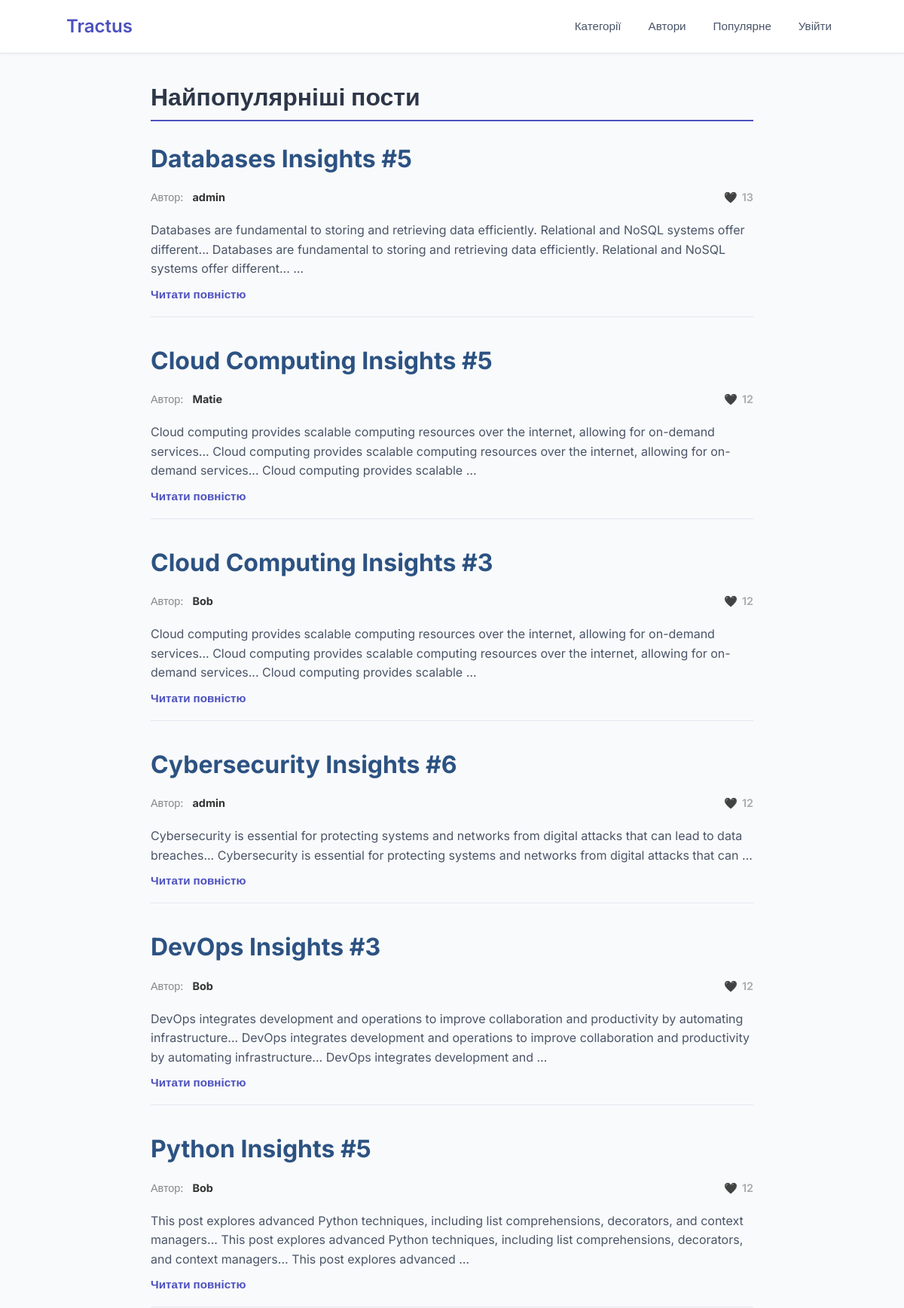
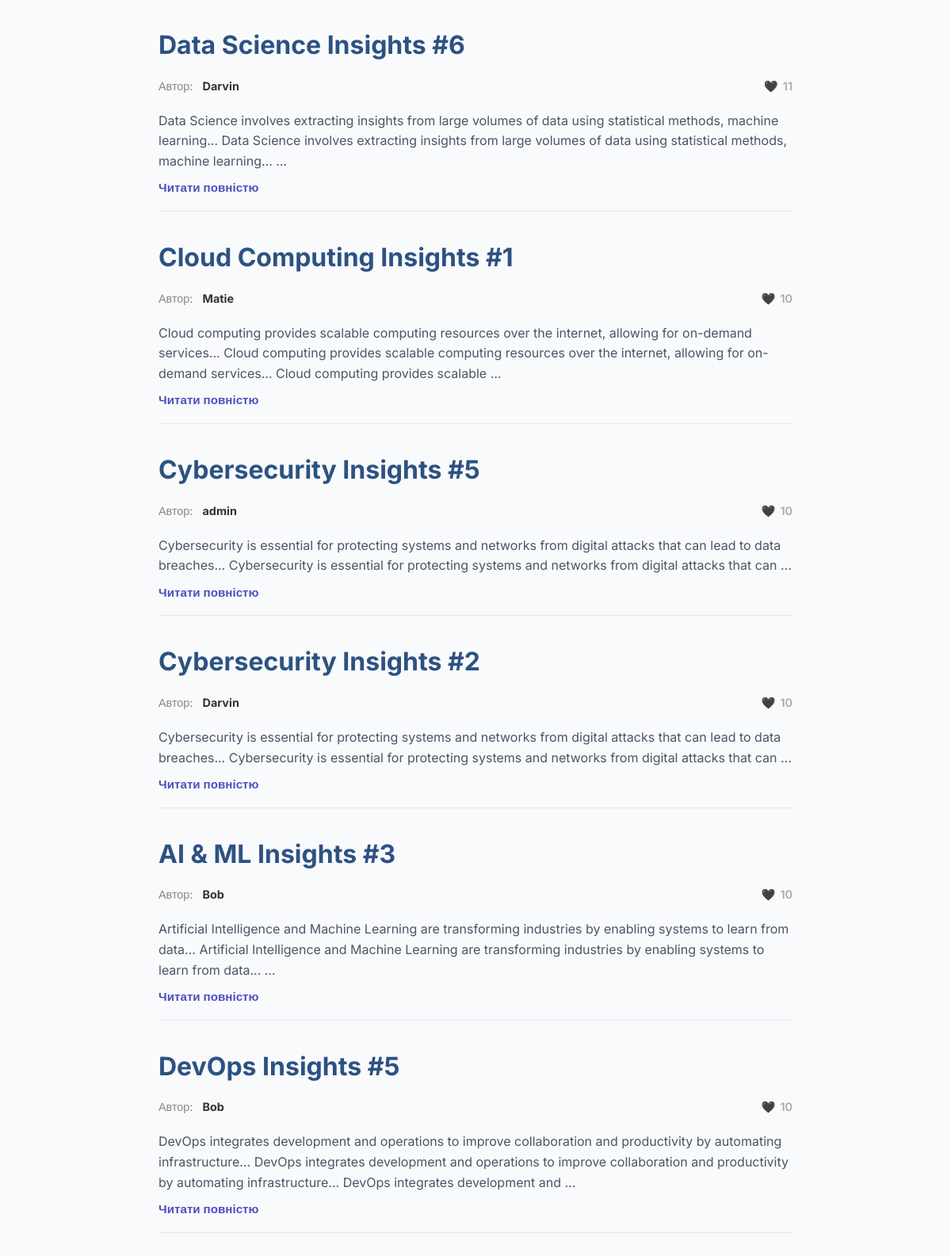
Page /popular/ (upper part) on the committed database (2 pictures, top to bottom).
### blog/models.py (models this page shows, shortened)
class Post(models.Model):
    title = models.CharField(max_length=255)
    content = models.TextField()
    created_at = models.DateTimeField(auto_now_add=True)
    updated_at = models.DateTimeField(auto_now=True)
    author = models.ForeignKey(User, on_delete=models.CASCADE, related_name="posts")
    category = models.ForeignKey(Category, on_delete=models.CASCADE, related_name="posts")
    class Meta:
        ordering = ["-created_at"]

class User(AbstractUser):
    pass

### blog/views.py (the view)
# urls.py: path("popular/", popular_posts, name="popular_posts"),
def popular_posts(request):
    posts = Post.objects.annotate(num_likes=Count("likes")).order_by("-num_likes", "-created_at")
    return render(request, "popular_posts.html", {"posts": posts})

### templates/popular_posts.html (shortened to what this page needs)
{% extends "base.html" %}
{% block content %}
  <h1 class="page-title">Найпопулярніші пости</h1>
  {% if posts %}
    <ul class="post-list">
      {% for post in posts %}
        <li class="post-item" data-post-id="{{ post.id }}">
          <h3 class="post-title">{{ post.title }}</h3>
          <p class="post-meta" style="display: flex; align-items: center; gap: 12px; font-size: 0.9rem; color: #888;">
            Автор: <strong>{{ post.author.username }}</strong>
            {% if user.is_authenticated %}
              <button class="like-button" type="button"
                      style="margin-left: auto; background: none; border: none; cursor: pointer; font-size: 1.2rem; display: flex; align-items: center; gap: 6px; color: inherit; padding: 0;">
                <span>🖤</span>
                <span class="like-count">{{ post.num_likes|default:"0" }}</span>
              </button>
            {% else %}
              <span style="margin-left: auto; display: flex; align-items: center; gap: 6px; color: #aaa;">
                🖤 <span class="like-count">{{ post.num_likes|default:"0" }}</span>
              </span>
            {% endif %}
          </p>
          <p class="post-excerpt">{{ post.content|truncatewords:30 }}</p>
          <a href="{% url 'blog:post-details' post.id %}" class="read-more">Читати повністю</a>
        </li>
      {% endfor %}
    </ul>
  {% else %}
    <p>Пости відсутні</p>
  {% endif %}
{% endblock %}

### static/css/styles.css (style rules this page uses)
body { margin: 0; font-family: 'Inter', sans-serif; background-color: #f9fafb; color: #1a202c; line-height: 1.6; -webkit-font-smoothing: antialiased; -moz-osx-font-smoothing: grayscale; }
.page-title { font-size: 2rem; font-weight: 700; margin-bottom: 1.5rem; color: #2d3748; border-bottom: 2px solid #4c51bf; padding-bottom: 0.25rem; }
.post-list { list-style: none; padding: 0; margin: 0; display: flex; flex-direction: column; gap: 2rem; }
.post-item { padding-bottom: 1rem; border-bottom: 1px solid #e2e8f0; }
.post-title { margin: 0 0 0.5rem 0; font-size: 1.5rem; color: #2d3748; }
.post-excerpt { color: #4a5568; margin-bottom: 0.5rem; font-size: 1rem; }
.read-more { color: #4c51bf; text-decoration: none; font-weight: 600; font-size: 0.95rem; transition: color 0.3s ease; }
.post-title { font-size: 2rem; margin-bottom: 0.25rem; color: #2c5282; font-weight: 700; }
.post-meta { font-size: 0.9rem; color: #718096; margin-bottom: 1.25rem; }
.post-meta { font-size: 0.9rem; color: #666; display: flex; align-items: center; gap: 0.75rem; }
.post-meta strong { color: #333; }
.like-count { font-weight: 600; user-select: none; }

### rows in the picture
Post: title "Databases Insights #5", author.username "admin", num_likes "13", content "Databases are fundamental to storing and retrieving data efficiently. Relational and NoSQL systems offer different... Databases are fundamental to storing and retrieving data efficiently. Relational and NoSQL systems offer different... …"
Post: title "Cloud Computing Insights #5", author.username "Matie", num_likes "12", content "Cloud computing provides scalable computing resources over the internet, allowing for on-demand services... Cloud computing provides scalable computing resources over the internet, allowing for on-demand services... Cloud computing provides scalable …"
Post: title "Cloud Computing Insights #3", author.username "Bob", num_likes "12", content "Cloud computing provides scalable computing resources over the internet, allowing for on-demand services... Cloud computing provides scalable computing resources over the internet, allowing for on-demand services... Cloud computing provides scalable …"
Post: title "Cybersecurity Insights #6", author.username "admin", num_likes "12", content "Cybersecurity is essential for protecting systems and networks from digital attacks that can lead to data breaches... Cybersecurity is essential for protecting systems and networks from digital attacks that can …"
Post: title "DevOps Insights #3", author.username "Bob", num_likes "12", content "DevOps integrates development and operations to improve collaboration and productivity by automating infrastructure... DevOps integrates development and operations to improve collaboration and productivity by automating infrastructure... DevOps integrates development and …"
Post: title "Python Insights #5", author.username "Bob", num_likes "12", content "This post explores advanced Python techniques, including list comprehensions, decorators, and context managers... This post explores advanced Python techniques, including list comprehensions, decorators, and context managers... This post explores advanced …"
Post: title "Data Science Insights #6", author.username "Darvin", num_likes "11", content "Data Science involves extracting insights from large volumes of data using statistical methods, machine learning... Data Science involves extracting insights from large volumes of data using statistical methods, machine learning... …"
Post: title "Cloud Computing Insights #1", author.username "Matie", num_likes "10", content "Cloud computing provides scalable computing resources over the internet, allowing for on-demand services... Cloud computing provides scalable computing resources over the internet, allowing for on-demand services... Cloud computing provides scalable …"
Post: title "Cybersecurity Insights #5", author.username "admin", num_likes "10", content "Cybersecurity is essential for protecting systems and networks from digital attacks that can lead to data breaches... Cybersecurity is essential for protecting systems and networks from digital attacks that can …"
Post: title "Cybersecurity Insights #2", author.username "Darvin", num_likes "10", content "Cybersecurity is essential for protecting systems and networks from digital attacks that can lead to data breaches... Cybersecurity is essential for protecting systems and networks from digital attacks that can …"
Post: title "AI & ML Insights #3", author.username "Bob", num_likes "10", content "Artificial Intelligence and Machine Learning are transforming industries by enabling systems to learn from data... Artificial Intelligence and Machine Learning are transforming industries by enabling systems to learn from data... …"
Post: title "DevOps Insights #5", author.username "Bob", num_likes "10", content "DevOps integrates development and operations to improve collaboration and productivity by automating infrastructure... DevOps integrates development and operations to improve collaboration and productivity by automating infrastructure... DevOps integrates development and …"
